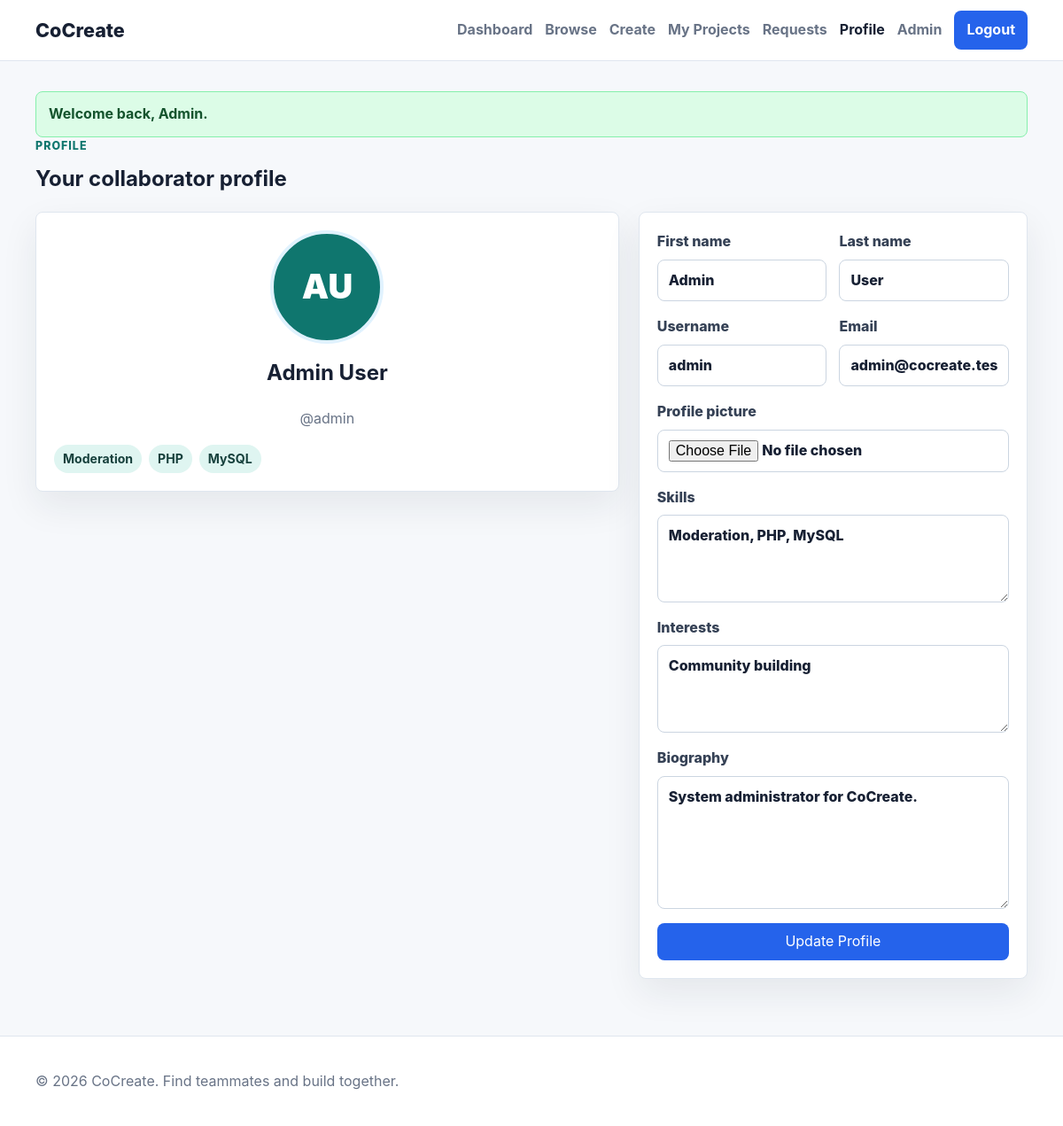
The page /pages/profile.php (signed in) on the database its author committed.
### tables this page shows
CREATE TABLE users (
  user_id INT UNSIGNED AUTO_INCREMENT PRIMARY KEY,
  firstname VARCHAR(80) NOT NULL,
  lastname VARCHAR(80) NOT NULL,
  username VARCHAR(80) NOT NULL UNIQUE,
  email VARCHAR(160) NOT NULL UNIQUE,
  password_hash VARCHAR(255) NOT NULL,
  profile_picture VARCHAR(255) DEFAULT NULL,
  skills TEXT DEFAULT NULL,
  interests TEXT DEFAULT NULL,
  bio TEXT DEFAULT NULL,
  role ENUM('user', 'admin') NOT NULL DEFAULT 'user',
  status ENUM('active', 'disabled') NOT NULL DEFAULT 'active',
  created_at TIMESTAMP NOT NULL DEFAULT CURRENT_TIMESTAMP
);

### includes/session.php (called while the page is built, shortened)
<?php
function e($value): string
{
    return htmlspecialchars((string)($value ?? ''), ENT_QUOTES, 'UTF-8');
}

### pages/profile.php (the view, shortened to what this page needs)
<?php
require_once __DIR__ . '/../includes/session.php';
require_once __DIR__ . '/../includes/db.php';
$uploadPrefix = '../';
$uid = current_user_id();
$stmt = $pdo->prepare('SELECT * FROM users WHERE user_id = ?');
$stmt->execute([$uid]);
$user = $stmt->fetch();
require_once __DIR__ . '/../includes/header.php';
?>
<section class="page-head">
  <div>
    <p class="eyebrow">Profile</p>
    <h1>Your collaborator profile</h1>
  </div>
</section>
<div class="profile-layout">
  <aside class="card profile-card">
    <?php if (!empty($user['profile_picture'])): ?>
      <img class="avatar" src="<?= e(($uploadPrefix ?? '') . $user['profile_picture']) ?>" alt="Profile picture">
    <?php else: ?>
      <div class="avatar placeholder"><?= e(substr($user['firstname'], 0, 1) . substr($user['lastname'], 0, 1)) ?></div>
    <?php endif; ?>
    <h2><?= e($user['firstname'] . ' ' . $user['lastname']) ?></h2>
    <p class="muted">@<?= e($user['username']) ?></p>
    <div class="tag-row">
      <?php foreach (array_filter(array_map('trim', explode(',', $user['skills'] ?? ''))) as $skill): ?>
        <span class="tag"><?= e($skill) ?></span>
      <?php endforeach; ?>
    </div>
  </aside>
  <form class="card form-card" method="post" enctype="multipart/form-data" data-validate>
    <div class="two-col">
      <label>First name<input required name="firstname" value="<?= e($user['firstname']) ?>"></label>
      <label>Last name<input required name="lastname" value="<?= e($user['lastname']) ?>"></label>
    </div>
    <div class="two-col">
      <label>Username<input required name="username" value="<?= e($user['username']) ?>"></label>
      <label>Email<input required type="email" name="email" value="<?= e($user['email']) ?>"></label>
    </div>
    <label>Profile picture<input type="file" name="profile_picture" accept="image/*"></label>
    <label>Skills<textarea name="skills" rows="3"><?= e($user['skills']) ?></textarea></label>
    <label>Interests<textarea name="interests" rows="3"><?= e($user['interests']) ?></textarea></label>
    <label>Biography<textarea name="bio" rows="5"><?= e($user['bio']) ?></textarea></label>
    <button class="btn btn-primary" type="submit">Update Profile</button>
  </form>
</div>
<?php
require_once __DIR__ . '/../includes/footer.php';
?>

### assets/css/styles.css (style rules this page uses)
:root { --bg: #f6f8fb; --surface: #ffffff; --ink: #172033; --muted: #687386; --line: #dfe6ef; --primary: #2563eb; --primary-dark: #1d4ed8; --secondary: #0f766e; --danger: #dc2626; --warning: #b45309; --success: #15803d; --shadow: 0 16px 40px rgba(23, 32, 51, 0.08); --radius: 8px; }
* { box-sizing: border-box; }
body { margin: 0; min-height: 100vh; background: var(--bg); color: var(--ink); font-family: Inter, ui-sans-serif, system-ui, -apple-system, BlinkMacSystemFont, "Segoe UI", sans-serif; line-height: 1.6; }
.section-head, .page-head { display: flex; align-items: end; justify-content: space-between; gap: 18px; margin-bottom: 18px; }
.section-head h2, .page-head h1 { margin: 0; }
.eyebrow { margin: 0 0 8px; color: var(--secondary); font-weight: 800; text-transform: uppercase; letter-spacing: 0.08em; font-size: 0.78rem; }
.muted { color: var(--muted); }
.card, .stat, .empty-state, .filter-bar { border: 1px solid var(--line); border-radius: var(--radius); background: var(--surface); box-shadow: var(--shadow); }
.card { padding: 20px; }
.card h3, .card h2 { margin-top: 0; }
.tag-row { display: flex; flex-wrap: wrap; gap: 8px; }
.tag { display: inline-flex; align-items: center; min-height: 30px; padding: 5px 10px; border-radius: 999px; color: #17413d; background: #dff5f1; font-size: 0.88rem; font-weight: 700; }
.btn { display: inline-flex; align-items: center; justify-content: center; min-height: 42px; padding: 10px 16px; border: 1px solid transparent; border-radius: var(--radius); cursor: pointer; font-weight: 800; font: inherit; line-height: 1.1; text-decoration: none; transition: transform 0.15s ease, background 0.15s ease; }
.btn-primary { color: #fff; background: var(--primary); }
.form-card { display: grid; gap: 16px; }
label { display: grid; gap: 7px; color: #354155; font-weight: 800; }
input, textarea, select { width: 100%; min-height: 44px; padding: 10px 12px; border: 1px solid #cbd5e1; border-radius: var(--radius); color: var(--ink); background: #fff; font: inherit; }
textarea { resize: vertical; }
.two-col { display: grid; grid-template-columns: repeat(2, minmax(0, 1fr)); gap: 14px; }
.detail-layout, .profile-layout, .admin-grid { display: grid; grid-template-columns: 1.2fr 0.8fr; gap: 22px; align-items: start; }
.profile-card { text-align: center; }
.avatar { width: 128px; height: 128px; border-radius: 50%; object-fit: cover; margin: 0 auto 14px; border: 4px solid #e0f2fe; }
.avatar.placeholder { display: grid; place-items: center; color: #fff; background: var(--secondary); font-size: 2.4rem; font-weight: 900; }

### rows shown on the page
users: firstname+lastname "AU", firstname+lastname "Admin User", username "admin", skills "Moderation", skills "PHP", skills "MySQL", firstname "Admin", lastname "User", email "admin@cocreate.test", skills "Moderation, PHP, MySQL", interests "Community building", bio "System administrator for CoCreate."

### other values the page prints
$message "Welcome back, Admin."
